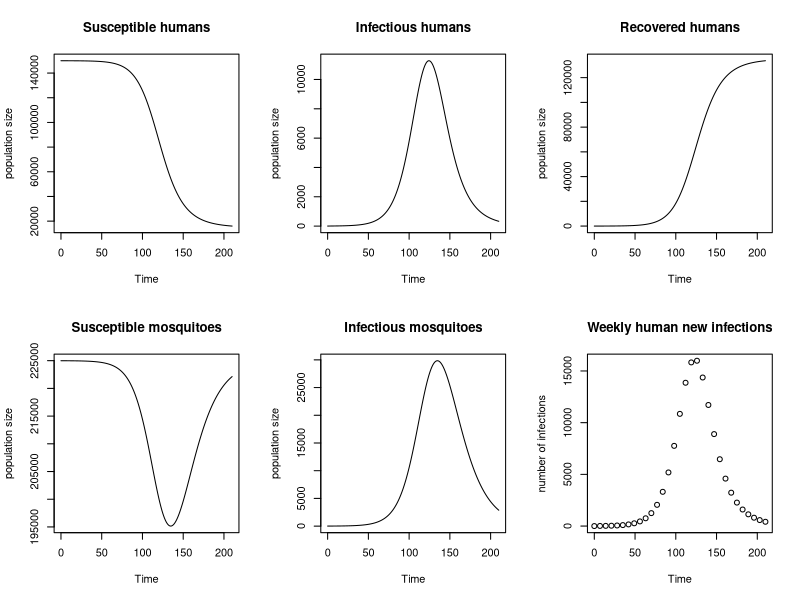
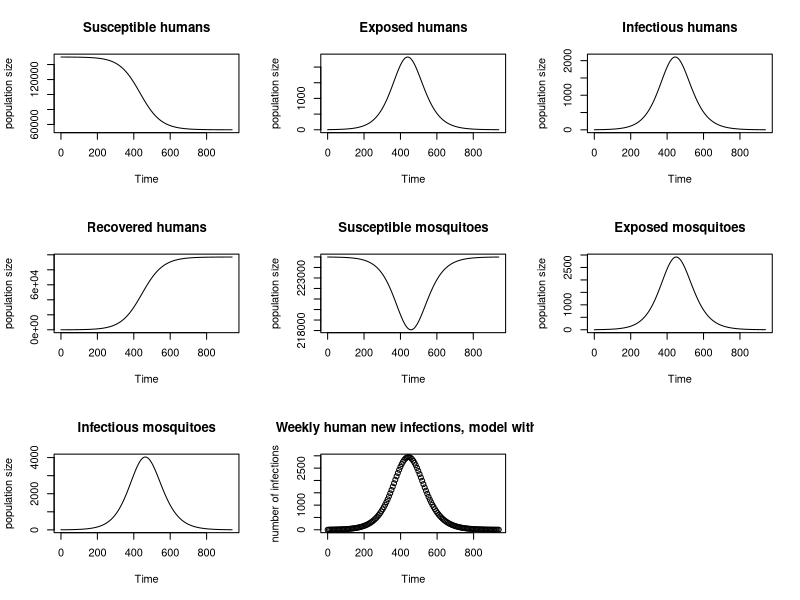
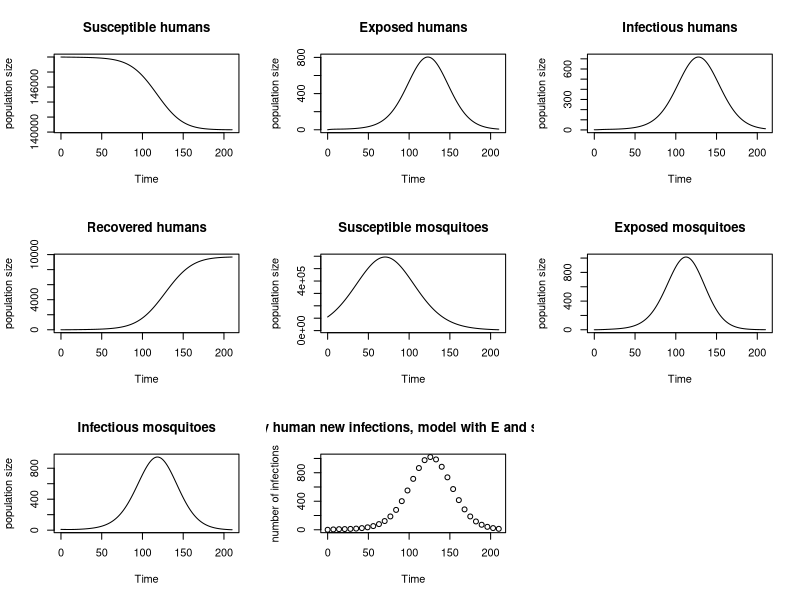

Source code (R) for these figures, in order:
## ---- chunk 1
knitr::opts_chunk$set(
    fig.align = "center"
)
## ---- chunk 2
#############################################################
## MODELLING VECTOR-BORNE DISEASES PRACTICAL SESSION PART 1##
#############################################################

# A model for dengue transmission - Part 1
# Some R code to numerically solve a set of ordinary differential equations
# for a simple model of dengue. Results are then plotted.
## ---- chunk 3
# Library imports
# Used this code rather than the code for students in the chunk below, as using the
# code in the chunk below is re-installing the packages when knitr is used,
# regardless of whether they are already attached
required_packages <- (c("dplyr",
                        "deSolve",
                        "ggplot2"))
for (pkg in required_packages) {
  if (!require(pkg, character.only = TRUE)) {
      install.packages(pkg)
      library(pkg, character.only = TRUE)
  }
}
## ---- chunk 4
df <- data.frame(
  Parameter = c("Number of bites", "Probability of transmission - mosquito to human", "Probability of transmission - human to mosquito", "Duration of infection - humans", "Mosquito birth and death rate"),
  Name = c("bites", "T_HM", "T_MH", "infectious period", "mu_M"),
  Value = c(0.63, 0.26, 0.26, 5, "1/14"),
  Units = c("per mosquito per day", "NA", "NA", "days", "per day")
)
library(kableExtra)

kbl(df) %>%
kable_styling(bootstrap_options = c("striped", "hover"), full_width = T)
## ---- chunk 5
# This code chunk loads the parameters but does not show the completed code to the 
# students. Students need to complete the chunk named 'load_parameters_student'
parameters <- c(
 bites = 0.63, # number of bites per mosquito per day
 T_HM = 0.26, # probability of transmission - mosquito to human
 T_MH = 0.26, # probability of transmission - human to mosquito
 infectious_period = 5, # days
 mu_M = 1/14 # per day. Mosquito birth and death rate.
)
## ---- chunk 6
# This code chunk sets up the times for which to solve the odes but does not show the completed code to the 
# students. Students need to complete the chunk named 'set_up_times_student'
start_date = as.Date("2008-11-02")
end_date = as.Date("2009-05-31")
times = seq(start_date, end_date, by = 1)
## ---- chunk 7
# This code chunk loads the initial conditions but does not show the completed code to the 
# students. Students need to complete the chunk named 'load_initial_student'
human_population <- 150000 # population of Cairns in 2008
initial_human_susceptible <- 149998
initial_human_infectious <- 2
initial_human_recovered <- human_population - initial_human_susceptible - initial_human_infectious
mosquito_population <- 225000 # 3 times human population, divided by 2
initial_mosquito_susceptible <- 224990
initial_mosquito_infectious <- mosquito_population - initial_mosquito_susceptible
## ---- chunk 8
# This code chunk initialises the compartments but does not show the completed code to the 
# students. Students need to complete the chunk named 'states_student'
state <- c(Susceptible_human = initial_human_susceptible,
           Infectious_human = initial_human_infectious,
           Recovered_human = initial_human_recovered,
           Susceptible_mosquito = initial_mosquito_susceptible,
           Infectious_mosquito = initial_mosquito_infectious)
## ---- chunk 9
# This code chunk contains the model function but does not show the completed code to the 
# students. Students need to complete the chunk named 'model_function_student'
dengue_base <- function(t, state, parameters){
  with(as.list(c(state, parameters)), {
    # Calculate the total population sizes
    Total_human_population <- Susceptible_human + Infectious_human + Recovered_human
    Total_mosquito_population <- Susceptible_mosquito + Infectious_mosquito
    
    # Calculate the average force of infection imposed on each susceptible human
    force_of_infection_on_human <- bites * T_HM * Infectious_mosquito / Total_human_population
    
    # Calculate the average force of infection imposed on each susceptible mosquito
    force_of_infection_on_mosquito <- bites * T_MH * Infectious_human / Total_human_population
    
    # Calculate the (net) instantaneous change in each compartment
    Susceptible_human_change <- -force_of_infection_on_human * Susceptible_human 
    Infectious_human_change <- force_of_infection_on_human * Susceptible_human - Infectious_human / infectious_period
    Recovered_human_change <- Infectious_human / infectious_period
    Susceptible_mosquito_change <- mu_M * Total_mosquito_population - (force_of_infection_on_mosquito + mu_M) * Susceptible_mosquito 
    Infectious_mosquito_change <- force_of_infection_on_mosquito * Susceptible_mosquito - mu_M * Infectious_mosquito
    
    # Return net changes as list
    return(list(
      c(
        Susceptible_human_change,
        Infectious_human_change,
        Recovered_human_change,
        Susceptible_mosquito_change,
        Infectious_mosquito_change
      )
    ))
  })
}
## ---- chunk 10
# This code chunk runs the model and plots the output but does not show the 
# completed code to the students. Students need to complete the chunk named 
# 'run_model_student'

out_dengue_base <- ode(y = state, times = as.numeric(times - times[1]), 
                       func = dengue_base, parms = parameters)

# Plot solution
plot(out_dengue_base, 
     main = c("Susceptible humans", "Infectious humans", "Recovered humans",
              "Susceptible mosquitoes", "Infectious mosquitoes"), 
     xlab = "Time", ylab = c("population size"))
## ---- chunk 11
# Convert ode output to data frame
dengue_base_infections <- as.data.frame(out_dengue_base[, c("time", "Susceptible_human", "Infectious_human", "Recovered_human")])

# Create columns for new infections and cumulative new infections, 
# Select every 7th row and calculate the difference
 dengue_base_infections <- dengue_base_infections  %>%
                          mutate(Susceptible_human_change = -c(0, diff(Susceptible_human)),
                                 Cumulative_human_infections = cumsum(Susceptible_human_change)) %>%
                          filter(time %% 7 == 0) %>%
                          select(c("time", "Cumulative_human_infections")) %>%
                          mutate(Weekly_human_infections = c(0, diff(Cumulative_human_infections)))    


# Plot solution
plot(dengue_base_infections$time, dengue_base_infections$Weekly_human_infections, 
     xlab = "Time", ylab = c("number of infections"),
     main = "Weekly human new infections")
## ---- chunk 12
#############################################################
## MODELLING VECTOR-BORNE DISEASES PRACTICAL SESSION PART 2##
#############################################################

# A model for dengue transmission - Part 2
# Some R code to numerically solve a set of ordinary differential equations
# for a modified model of dengue. Results are then plotted.
## ---- chunk 13
# This code chunk loads the parameters for the model with E but does not show the completed code to the 
# students. Students need to complete the chunk named 'load_parameters_with E_student'
parameters <- c(
 bites = 0.63, # number of bites per mosquito per day
 T_HM = 0.26, # probability of transmission - mosquito to human
 T_MH = 0.26, # probability of transmission - human to mosquito
 infectious_period = 5, # days. Duration in infectious compartment
 mu_M = 1/14, # per day. Mosquito birth and death rate.
 exposed_period_H = 5.5, # days. Duration in exposed compartment - human
 exposed_period_M = 10 # days. Duration in exposed compartment - mosquito
)
## ---- chunk 14
# This code chunk loads the initial conditions for the model with E but does not show the completed code to the 
# students. Students need to complete the chunk named 'load_initial_with_E_student'
human_population <- 150000 # population of Cairns in 2008
initial_human_susceptible <- 149998
initial_human_exposed <- 0
initial_human_infectious <- 2
initial_human_recovered <- human_population - initial_human_susceptible - initial_human_infectious - initial_human_exposed
mosquito_population <- 225000 # 3 times human population, divided by 2
initial_mosquito_susceptible <- 224990
initial_mosquito_exposed <- 0
initial_mosquito_infectious <- mosquito_population - initial_mosquito_susceptible - initial_mosquito_exposed
## ---- chunk 15
# This code chunk initialises the compartments but does not show the completed code to the 
# students. Students need to complete the chunk named 'states_student'
state <- c(Susceptible_human = initial_human_susceptible,
           Exposed_human = initial_human_exposed,
           Infectious_human = initial_human_infectious,
           Recovered_human = initial_human_recovered,
           Susceptible_mosquito = initial_mosquito_susceptible,
           Exposed_mosquito = initial_mosquito_exposed,
           Infectious_mosquito = initial_mosquito_infectious)
## ---- chunk 16
# This code chunk sets up the times for which to solve the odes but does not 
# show the completed code to the students. Students need to complete the chunk 
# named 'set_up_times_student'
start_date = as.Date("2008-11-02")
end_date = as.Date("2011-05-31")
times = seq(start_date, end_date, by = 1)
## ---- chunk 17
# Model function
dengue_with_E <- function(t, state, parameters){
  with(as.list(c(state, parameters)), {
    # Calculate the total population sizes
    Total_human_population <- Susceptible_human + Infectious_human + 
      Recovered_human + Exposed_human
    Total_mosquito_population <- Susceptible_mosquito + Infectious_mosquito + 
      Exposed_mosquito
    
    # Calculate the average force of infection imposed on each susceptible human
    force_of_infection_on_human <- bites * T_HM * Infectious_mosquito / 
      Total_human_population
    
    # Calculate the average force of infection imposed on each susceptible mosquito
    force_of_infection_on_mosquito <- bites * T_MH * Infectious_human / 
      Total_human_population
    
    # Calculate the (net) instantaneous change in each compartment
    Susceptible_human_change <- -force_of_infection_on_human * Susceptible_human
    Exposed_human_change <- force_of_infection_on_human * Susceptible_human - 
      Exposed_human / exposed_period_H
    Infectious_human_change <- Exposed_human / exposed_period_H - 
      Infectious_human / infectious_period
    Recovered_human_change <- Infectious_human / infectious_period
    Susceptible_mosquito_change <- mu_M * Total_mosquito_population - 
      (force_of_infection_on_mosquito + mu_M) * Susceptible_mosquito
    Exposed_mosquito_change <- force_of_infection_on_mosquito * 
      Susceptible_mosquito - Exposed_mosquito * (1 / exposed_period_M + mu_M) 
    Infectious_mosquito_change <- Exposed_mosquito / exposed_period_M - mu_M * 
      Infectious_mosquito
    
    # Return net changes as list
    return(list(
      c(
        Susceptible_human_change,
        Exposed_human_change,
        Infectious_human_change,
        Recovered_human_change,
        Susceptible_mosquito_change,
        Exposed_mosquito_change,
        Infectious_mosquito_change
      )
    ))
  })
}
## ---- chunk 18
# This code chunk runs the model with E and plots the output but does not show the completed code to the 
# students. Students need to complete the chunk named 'run_model_with_E_student'
out_dengue_with_E <- ode(y = state, times = as.numeric(times - times[1]), func = dengue_with_E, parms = parameters)

# Plot solution
plot(out_dengue_with_E, 
     main = c("Susceptible humans", "Exposed humans", "Infectious humans", "Recovered humans",
              "Susceptible mosquitoes", "Exposed mosquitoes", "Infectious mosquitoes"), 
     xlab = "Time", ylab = c("population size"))
## ---- chunk 19
# Convert ode output to data frame
dengue_with_E_infections <- as.data.frame(
  out_dengue_with_E[, c("time", "Infectious_human", "Recovered_human")])

# Create columns for new infections and cumulative new infections, 
# Select every 7th row and calculate the difference
dengue_with_E_infections <- dengue_with_E_infections  %>%
                          mutate(Infectious_human_change = 
                                   c(0, diff(Infectious_human)),
                                 Recovered_human_change = 
                                   c(0, diff(Recovered_human)),
                                 New_human_infections = 
                                   Infectious_human_change + 
                                   Recovered_human_change,
                                 Cumulative_human_infections = 
                                   cumsum(New_human_infections)) %>%
                          filter(time %% 7 == 0) %>%
                          select(c("time", "Cumulative_human_infections")) %>%
                          mutate(Weekly_human_infections = 
                                   c(0, diff(Cumulative_human_infections)))
     
# Plot solution
plot(dengue_with_E_infections$time, 
     dengue_with_E_infections$Weekly_human_infections, 
     xlab = "Time", ylab = c("number of infections"),
     main = "Weekly human new infections, model with E")
## ---- chunk 20
#############################################################
## MODELLING VECTOR-BORNE DISEASES PRACTICAL SESSION PART 3##
#############################################################

# A model for dengue transmission - Part 3
# Some R code to numerically solve a set of ordinary differential equations
# for a model of dengue with an exposed period and seasonality. 
# Results are then plotted.
## ---- chunk 21
# Add seasonality parameters
parameters <- c(
 bites = 0.63, # number of bites per mosquito per day
 T_HM = 0.26, # probability of transmission - mosquito to human
 T_MH = 0.26, # probability of transmission - human to mosquito
 infectious_period = 5, # days. Duration in infectious compartment
 mu_M = 1/14, # per day. Mosquito birth and death rate.
 exposed_period_H = 5.5, # days. Duration in exposed compartment - human
 exposed_period_M = 10, # days. Duration in exposed compartment - mosquito
 death_amplitude = 0.6228, # from Ndii et al.
 death_phase = 20.61 # days, from Ndii et al.
)
## ---- chunk 22
# Initial conditions
human_population <- 150000 # population of Cairns in 2008
initial_human_susceptible <- 149998
initial_human_exposed <- 0
initial_human_infectious <- 2
initial_human_recovered <- human_population - initial_human_susceptible - initial_human_infectious - initial_human_exposed
mosquito_population <- 110000 # around half the maximum
initial_mosquito_susceptible <- 109990
initial_mosquito_exposed <- 0
initial_mosquito_infectious <- mosquito_population - initial_mosquito_susceptible - initial_mosquito_exposed

# Define model compartments, gather into a single variable to capture the state of the system and set to initial values
state <- c(Susceptible_human = initial_human_susceptible,
           Exposed_human = initial_human_exposed,
           Infectious_human = initial_human_infectious,
           Recovered_human = initial_human_recovered,
           Susceptible_mosquito = initial_mosquito_susceptible,
           Exposed_mosquito = initial_mosquito_exposed,
           Infectious_mosquito = initial_mosquito_infectious)
## ---- chunk 23
# This code chunk sets up the times for which to solve the odes but does not show the completed code to the 
# students. Students need to complete the chunk named 'set_up_times_student'
start_date = as.Date("2008-11-02")
end_date = as.Date("2009-05-31")
times = seq(start_date, end_date, by = 1)
## ---- chunk 24
# Model function with seasonality
dengue_with_E_seasonal <- function(t, state, parameters){
  with(as.list(c(state, parameters)), {
    # Calculate the total population sizes
    Total_human_population <- Susceptible_human + Infectious_human + Recovered_human + Exposed_human
    Total_mosquito_population <- Susceptible_mosquito + Infectious_mosquito + Exposed_mosquito
    
    # Calculate the average force of infection imposed on each susceptible human
    force_of_infection_on_human <- bites * T_HM * Infectious_mosquito / Total_human_population
    
    # Calculate the average force of infection imposed on each susceptible mosquito
    force_of_infection_on_mosquito <- bites * T_MH * Infectious_human / Total_human_population
    
    # Calculate the current seasonal death rate
    mu_M_seasonal <- mu_M * (1 - death_amplitude * cos(2 * pi * (t + death_phase) / 365))
    
    # Calculate the (net) instantaneous change in each compartment
    Susceptible_human_change <- -force_of_infection_on_human * Susceptible_human
    Exposed_human_change <- force_of_infection_on_human * Susceptible_human - Exposed_human / exposed_period_H
    Infectious_human_change <- Exposed_human / exposed_period_H - Infectious_human / infectious_period
    Recovered_human_change <- Infectious_human / infectious_period
    Susceptible_mosquito_change <- mu_M * Total_mosquito_population - force_of_infection_on_mosquito * Susceptible_mosquito - mu_M_seasonal * Susceptible_mosquito
    Exposed_mosquito_change <- force_of_infection_on_mosquito * Susceptible_mosquito - Exposed_mosquito / exposed_period_M - mu_M_seasonal * Exposed_mosquito 
    Infectious_mosquito_change <- Exposed_mosquito / exposed_period_M - mu_M_seasonal * Infectious_mosquito
    
    # Return net changes as list
    return(list(
      c(
        Susceptible_human_change,
        Exposed_human_change,
        Infectious_human_change,
        Recovered_human_change,
        Susceptible_mosquito_change,
        Exposed_mosquito_change,
        Infectious_mosquito_change
      )
    ))
  })
}
## ---- chunk 25
# This code chunk runs the model with E and plots the output but does not show the completed code to the 
# students. Students need to complete the chunk named 'run_model_with_E_student'
out_dengue_with_E_seasonal <- ode(y = state, times = as.numeric(times - times[1]), func = dengue_with_E_seasonal, parms = parameters)

# Plot solution
plot(out_dengue_with_E_seasonal, 
     main = c("Susceptible humans", "Exposed humans", "Infectious humans", "Recovered humans",
              "Susceptible mosquitoes", "Exposed mosquitoes", "Infectious mosquitoes"), 
     xlab = "Time", ylab = c("population size"))
## ---- chunk 26
# Convert ode output to data frame
dengue_with_E_seasonal_infections <- as.data.frame(out_dengue_with_E_seasonal[, c("time", "Infectious_human", "Recovered_human")])

# Create columns for new infections and cumulative new infections, 
# Select every 7th row and calculate the difference
dengue_with_E_seasonal_infections <- dengue_with_E_seasonal_infections  %>%
                          mutate(Infectious_human_change = c(0, diff(Infectious_human)),
                                 Recovered_human_change = c(0, diff(Recovered_human)),
                                 New_human_infections = Infectious_human_change + Recovered_human_change,
                                 Cumulative_human_infections = cumsum(New_human_infections)) %>%
                          filter(time %% 7 == 0) %>%
                          select(c("time", "Cumulative_human_infections")) %>%
                          mutate(Weekly_human_infections = c(0, diff(Cumulative_human_infections)))
     
# Plot solution
plot(dengue_with_E_seasonal_infections$time, dengue_with_E_seasonal_infections$Weekly_human_infections, 
     xlab = "Time", ylab = c("number of infections"),
     main = "Weekly human new infections, model with E and seasonality")
